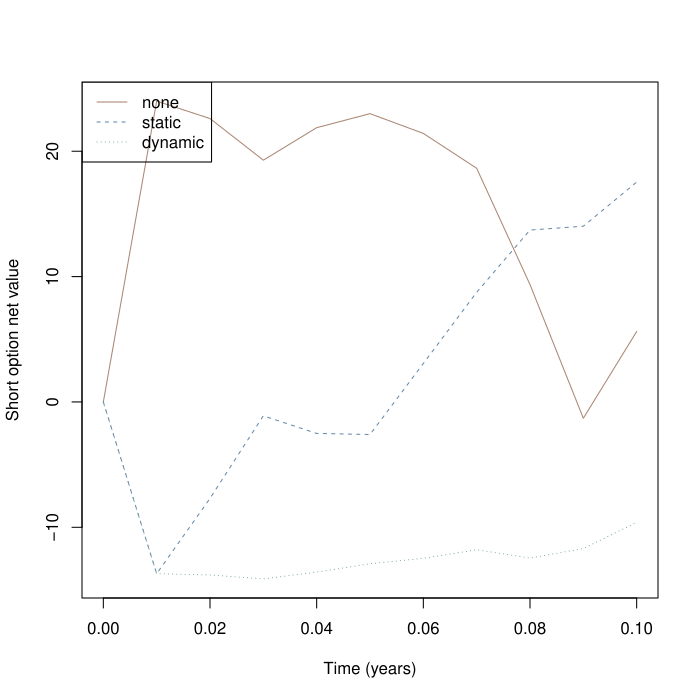

R code for this plot:
pdf('tests/bs-round3/case-12-full.pdf')
# 一份教学欧式期权对应一单位标的；卖出一份，非真实市场预测
# [parameters] 定价与路径波动率一致；允许卖空、分数持仓，无交易成本
S0 <- 100; K <- 100; T <- 0.1; r <- 0.05; q <- 0; sigma <- 2
N <- 10; interval <- 1; seed <- 3; type <- "C"
# [validation] 与网页使用同一教学域；不截断超域价格
stopifnot(all(is.finite(c(S0,K,T,r,q,sigma,N,interval,seed))), S0>=.01, S0<=1e5, K>=.01, K<=1e5,
          T>0, T<=10, r >= -0.1, r<=.3, q>=0, q<=1, sigma>=0, sigma<=2,
          N>=1, N<=504, N==floor(N), interval>=1, interval<=504, interval==floor(interval),
          seed>=0, seed<=2147483646, seed==floor(seed), type %in% c("C","P"))
# [delta] 带连续股息的 BS 价格、Delta；到期直接使用支付函数
option <- function(S, tau) {
  if(tau==0) return(c(price=if(type=="C") max(S-K,0) else max(K-S,0), delta=NA_real_, gamma=NA_real_))
  A <- S*exp(-q*tau); D <- K*exp(-r*tau)
  if(sigma==0) {
    if(A==D) stop("Zero volatility kink: Delta is not unique")
    d <- as.numeric(A>D)
    return(c(price=if(type=="C") max(A-D,0) else max(D-A,0), delta=exp(-q*tau)*(d-if(type=="P") 1 else 0), gamma=0))
  }
  d1 <- (log(S/K)+(r-q+sigma^2/2)*tau)/(sigma*sqrt(tau)); d2 <- d1-sigma*sqrt(tau)
  price <- if(type=="C") max(0,A-D,A*pnorm(d1)-D*pnorm(d2)) else max(0,D-A,D*pnorm(-d2)-A*pnorm(-d1))
  delta <- exp(-q*tau)*(pnorm(d1)-if(type=="P") 1 else 0)
  c(price=price, delta=delta, gamma=exp(-q*tau)*dnorm(d1)/(S*sigma*sqrt(tau)))
}
# [path] Park-Miller + Box-Muller，与网页相同的可复现教学随机数
normal_draws <- function(seed, n) {
  state <- seed %% 2147483646 + 1
  uniform <- function() { state <<- (state*16807) %% 2147483647; state/2147483647 }
  vapply(seq_len(n), function(i) sqrt(-2*log(uniform()))*cos(2*pi*uniform()), numeric(1))
}
dt <- T/N
spots <- c(100.00000000000000,39.926482519163862,51.776215091958143,67.628163556507573,61.301875882013043,59.430940071461578,71.036374776436134,84.572056772382695,107.33801002188481,124.87874440075190,119.51366136623112) # 固定核对路径
stopifnot(length(spots)==N+1, spots[1]==S0, all(is.finite(spots)), all(spots>=.01 & spots<=1e5))
# [time] 期末tau严格为0；三种策略共享同一条路径与同一权利金
values <- t(vapply(0:N,function(i) option(spots[i+1], T*(N-i)/N), numeric(3)))
premium <- values[1,"price"]
run_strategy <- function(strategy) {
  # [initial] 权利金支付股票成本，余款为现金；允许负现金（借款）
  holding <- if(strategy=="none") 0 else values[1,"delta"]
  cash <- premium-holding*S0
  rows <- data.frame(i=0,t=0,tau=T,S=S0,price=premium,delta=values[1,"delta"],gamma=values[1,"gamma"],
    oldHolding=0,holding=holding,quantity=holding,cashBefore=premium,interest=0,dividend=0,
    tradeCash=-holding*S0,cash=cash,net=holding*S0+cash-premium,netDelta=holding-values[1,"delta"],rebalance=FALSE,settlement=0)
  for(i in seq_len(N)) {
    # [interest] 先按连续复利更新现金账户，负现金承担利息
    oldHolding <- holding; interest <- cash*expm1(r*dt)
    # [dividend] 左端点矩形近似，股息期末入账；空头为支出，不额外复利
    dividend <- oldHolding*q*spots[i]*dt
    cashBefore <- cash+interest+dividend
    # [trade] 仅动态策略在约定时点调仓；到期不再构造Delta
    rebalance <- strategy=="dynamic" && i<N && i %% interval==0
    if(rebalance) holding <- values[i+1,"delta"]
    quantity <- holding-oldHolding
    tradeCash <- -quantity*spots[i+1]
    cash <- cashBefore+tradeCash
    # [net] 卖方组合：股票+现金-期权负债；终点price为真实支付
    net <- holding*spots[i+1]+cash-values[i+1,"price"]
    rows <- rbind(rows,data.frame(i=i,t=i*dt,tau=T*(N-i)/N,S=spots[i+1],price=values[i+1,"price"],
      delta=values[i+1,"delta"],gamma=values[i+1,"gamma"],oldHolding=oldHolding,holding=holding,quantity=quantity,
      cashBefore=cashBefore,interest=interest,dividend=dividend,tradeCash=tradeCash,cash=cash,net=net,
      netDelta=if(i==N) NA_real_ else holding-values[i+1,"delta"],rebalance=rebalance,settlement=0))
  }
  rows
}
results <- lapply(c("none","static","dynamic"),run_strategy)
names(results) <- c("none","static","dynamic")
errors <- vapply(results,function(x) tail(x$net,1),numeric(1))
# [settle] 终点表格为清算前账户；卖出所有股票并支付期权后，现金等于净误差
settlement <- lapply(results,function(x) {
  last <- x[nrow(x),]; c(stockLiquidation=last$holding*last$S, optionPayment=-last$price,
    cashBefore=last$cash, finalCash=last$cash+last$holding*last$S-last$price, finalHolding=0)
})
print(errors, digits=12)
print(tail(results$dynamic,3), digits=10)
# [validation] 逐期对账与自融资验证
for(x in results) {
  stopifnot(abs(x$net[1])<1e-8)
  stopifnot(max(abs(x$cash-x$cashBefore-x$tradeCash))<1e-7)
  stopifnot(max(abs(x$net-(x$holding*x$S+x$cash-x$price)))<1e-7)
  stopifnot(max(abs(diff(x$cash)-x$interest[-1]-x$dividend[-1]-x$tradeCash[-1]))<1e-7)
}
# [plot] 相同路径上的三策略；单条路径误差不保证随调仓频率单调改善
matplot((0:N)*dt,do.call(cbind,lapply(results,function(x) x$net)),type="l",lty=1:3,
        col=c("#a98773","#6689a8","#659b8a"),xlab="Time (years)",ylab="Short option net value")
legend("topleft",legend=names(results),lty=1:3,col=c("#a98773","#6689a8","#659b8a"))
# RStudio实践：保持N、seed与其他参数不变，只修改interval后整段重跑。
# 比较errors和逐期账户；更频繁调仓不保证本路径误差单调下降或盈利。

for(k in names(results)) write.table(results[[k]],file=paste0('tests/bs-round3/case-12-full-',k,'.csv'),row.names=FALSE,quote=FALSE,sep=',',na='NA')
dev.off()
